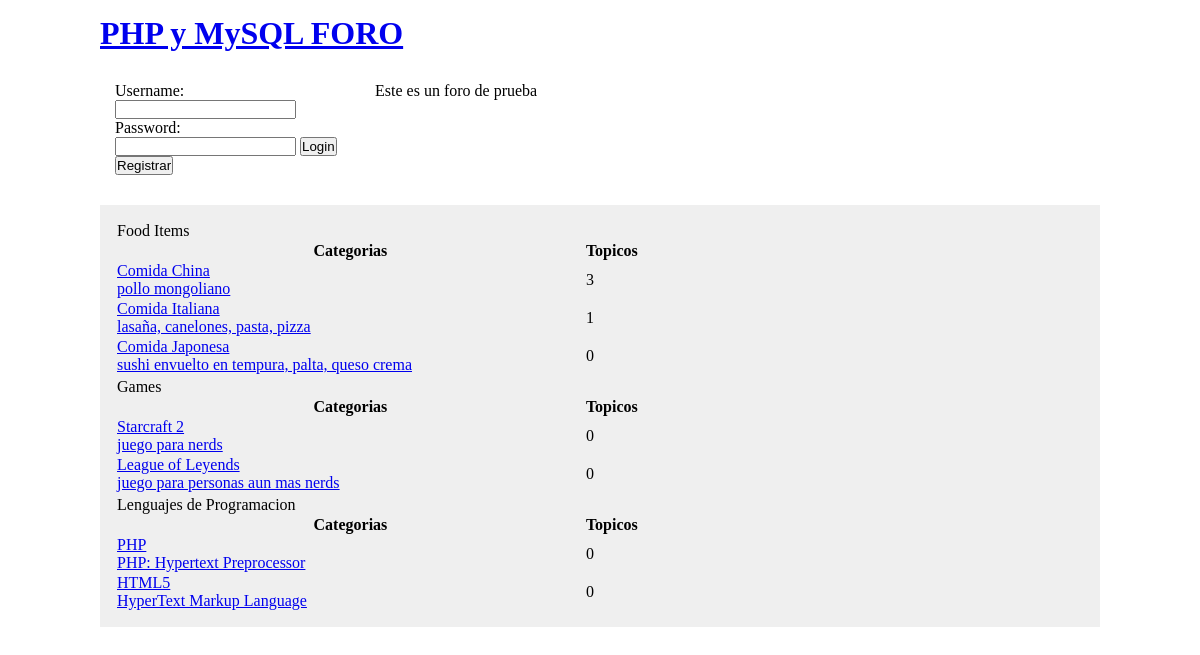
The page / on the database its author committed.
### tables this page shows
CREATE TABLE IF NOT EXISTS `categorias` (
  `id_categorias` int(3) unsigned NOT NULL AUTO_INCREMENT,
  `titulo_categoria` varchar(64) DEFAULT NULL,
  PRIMARY KEY (`id_categorias`)
);

CREATE TABLE IF NOT EXISTS `subcategorias` (
  `id_subcat` int(3) unsigned NOT NULL AUTO_INCREMENT,
  `parent_id` int(3) unsigned NOT NULL,
  `subcategoria_titulo` varchar(128) DEFAULT NULL,
  `subcategoria_desc` varchar(255) DEFAULT NULL,
  PRIMARY KEY (`id_subcat`),
  KEY `parent_id` (`parent_id`)
);

### content_function.php (the view, shortened to what this page needs)
<?php
	function dispcategorias(){
		include('dbconn.php');
		$select = mysqli_query($con, "SELECT * FROM categorias");
		while ($row = mysqli_fetch_assoc($select)){
			echo "<table class='categorias-tabla'>";
			echo "<tr><td class='categoria-main' colspan='2'>".$row['titulo_categoria']."</td></tr>";
			dispsubcategorias($row['id_categorias']);
			echo "</table>";
		}
	}
	function dispsubcategorias($parent_id){
		include('dbconn.php');
		$select = mysqli_query($con, "SELECT id_categorias, id_subcat, subcategoria_titulo, subcategoria_desc FROM categorias, subcategorias
									  WHERE ($parent_id = categorias.id_categorias) AND ($parent_id = subcategorias.parent_id)");
		echo "<tr><th width='90%'>Categorias</th><th width='10%'>Topicos</th></tr>";
		while ($row = mysqli_fetch_assoc($select)){
			echo "<tr><td class='categoria-titulo'><a href='/sisForo/topicos.php?cid=".$row['id_categorias']."&scid=".$row['id_subcat']."'>
					".$row['subcategoria_titulo']."<br/>";
			echo $row['subcategoria_desc']."</a></td>";
			echo "<td class='num-topics'>".getnumstopics($parent_id, $row['id_subcat'])."</td></tr>";
		}
	}
	function getnumstopics($id_categorias, $id_subcat){
		include('dbconn.php');
		$select = mysqli_query($con, "SELECT id_categorias, id_subcat FROM topicos WHERE ".$id_categorias." = id_categorias
										AND ".$id_subcat." = id_subcat");
		return mysqli_num_rows($select);
	}
 ?>

### styles/main.css (style rules this page uses)
* { margin: 0px; padding: 0px; }

### rows shown on the page
categorias: titulo_categoria "Food Items"
subcategorias: subcategoria_titulo "Comida China", subcategoria_desc "pollo mongoliano", id_subcat "3"
subcategorias: subcategoria_titulo "Comida Italiana", subcategoria_desc "lasaña, canelones, pasta, pizza", id_subcat "1"
subcategorias: subcategoria_titulo "Comida Japonesa", subcategoria_desc "sushi envuelto en tempura, palta, queso crema", id_subcat "0"
categorias: titulo_categoria "Games"
subcategorias: subcategoria_titulo "Starcraft 2", subcategoria_desc "juego para nerds", id_subcat "0"
subcategorias: subcategoria_titulo "League of Leyends", subcategoria_desc "juego para personas aun mas nerds", id_subcat "0"
categorias: titulo_categoria "Lenguajes de Programacion"
subcategorias: subcategoria_titulo "PHP", subcategoria_desc "PHP: Hypertext Preprocessor", id_subcat "0"
subcategorias: subcategoria_titulo "HTML5", subcategoria_desc "HyperText Markup Language", id_subcat "0"
